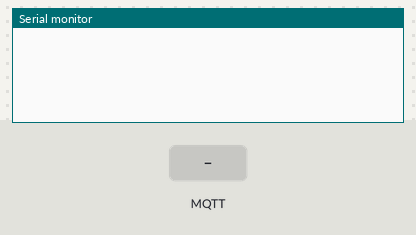
A program run on a simulated ESP32. Parts: the last lines printed to the serial monitor. The test bench sets the inputs (shaded band). WiFi joins after 1.5 s; servers stay silent unless stated; no MQTT or app messages arrive unless stated.

Above: at 2.7 s.
2.8 s: MQTT message "1" arrives on the first subscribed topic
At 4.0 s:
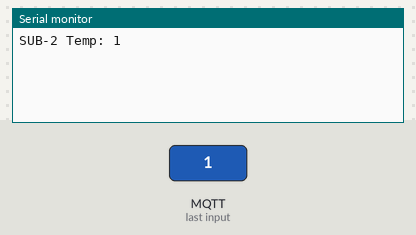
4.3 s: MQTT message "on" arrives on the first subscribed topic
At 5.1 s:
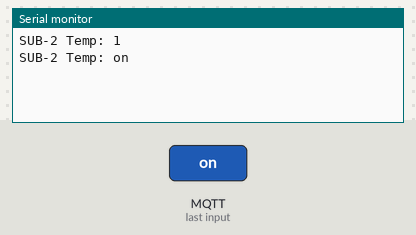
5.8 s: MQTT message "off" arrives on the first subscribed topic
At 6.3 s:
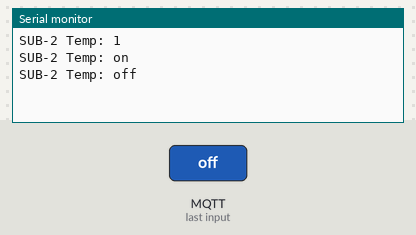
7.3 s: MQTT message "1" arrives on the second subscribed topic
At 8.5 s:
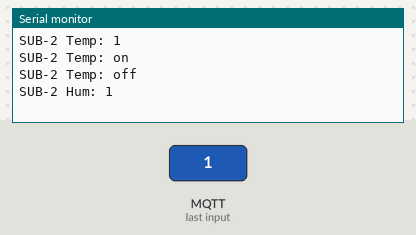
8.8 s: MQTT message "on" arrives on the second subscribed topic
At 9.7 s:
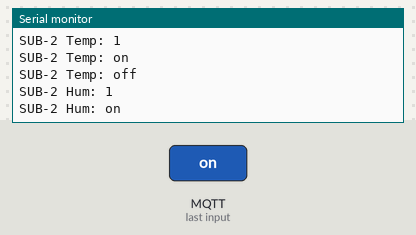
10.3 s: MQTT message "off" arrives on the second subscribed topic
At 10.9 s:
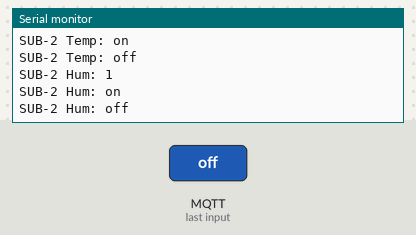

Measured:
- after the input at 2.8 s, the serial monitor: prints a new line at once (image 1)
- after the input at 4.3 s, the serial monitor: prints a new line at once (image 2)
- after the input at 5.8 s, the serial monitor: prints a new line at once (image 3)
- after the input at 7.3 s, the serial monitor: prints a new line at once (image 4)
- after the input at 8.8 s, the serial monitor: prints a new line at once (image 5)
- after the input at 10.3 s, the serial monitor: prints a new line at once (image 6)

The program:

main.cpp
```cpp
/****************************************************
 * MQTT SUBSCRIBER 2
 * Receives Temperature + Humidity
 ****************************************************/
//Rizwana Bashir
//23-NTU-CS-1088
#include <WiFi.h>
#include <PubSubClient.h>

char ssid[] = "Wokwi-GUEST";
char pass[] = "";

const char* mqtt_server = "192.168.209.1";
const int mqtt_port = 1883;

const char* TOPIC_TEMP = "home/lab2/temp";
const char* TOPIC_HUM  = "home/lab2/hum";

WiFiClient espClient;
PubSubClient mqtt(espClient);

void callback(char* topic, byte* payload, unsigned int length) {
  String msg = "";
  for (int i = 0; i < length; i++) msg += (char)payload[i];

  if (String(topic) == TOPIC_TEMP)
    Serial.println("SUB-2 Temp: " + msg);
  else if (String(topic) == TOPIC_HUM)
    Serial.println("SUB-2 Hum: " + msg);
}

void connectWiFi() {
  WiFi.begin(ssid, pass);
  while (WiFi.status() != WL_CONNECTED) delay(500);
}

void connectMQTT() {
  while (!mqtt.connected()) {
    if (mqtt.connect("SUB_2")) {
      mqtt.subscribe(TOPIC_TEMP);
      mqtt.subscribe(TOPIC_HUM);
    } else delay(2000);
  }
}

void setup() {
  Serial.begin(115200);
  connectWiFi();
  mqtt.setServer(mqtt_server, mqtt_port);
  mqtt.setCallback(callback);
  connectMQTT();
}

void loop() {
  if (!mqtt.connected()) connectMQTT();
  mqtt.loop();
}
```
